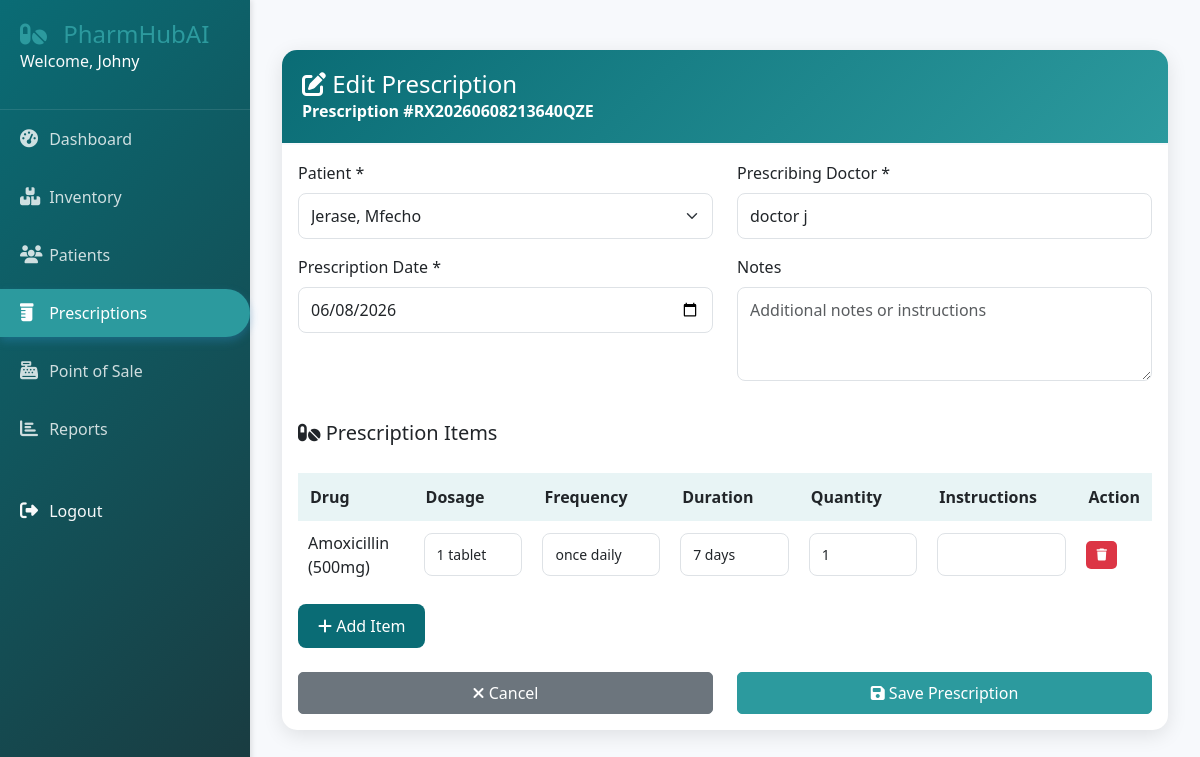
The page /prescriptions/8/edit/ (signed in) on the database its author committed.
### prescriptions/models.py (models this page shows, shortened)
class Prescription(models.Model):
    STATUS_CHOICES = (
        ('pending', 'Pending'),
        ('verified', 'Verified'),
        ('dispensed', 'Dispensed'),
        ('cancelled', 'Cancelled'),
        ('on_hold', 'On Hold'),
    )
    pharmacy = models.ForeignKey('accounts.Pharmacy', on_delete=models.CASCADE, null=True)
    prescription_number = models.CharField(max_length=50, unique=True)
    patient = models.ForeignKey(Patient, on_delete=models.CASCADE, related_name='prescriptions')
    prescribed_by = models.CharField(max_length=200)  # Doctor's name
    prescribed_date = models.DateField()
    pharmacist = models.ForeignKey(User, on_delete=models.SET_NULL, null=True, related_name='processed_prescriptions')
    status = models.CharField(max_length=20, choices=STATUS_CHOICES, default='pending')
    notes = models.TextField(blank=True)
    created_at = models.DateTimeField(auto_now_add=True)
    updated_at = models.DateTimeField(auto_now=True)
    class Meta:
        ordering = ['-created_at']

class PrescriptionItem(models.Model):
    prescription = models.ForeignKey(Prescription, on_delete=models.CASCADE, related_name='items')
    drug = models.ForeignKey(Drug, on_delete=models.CASCADE)
    batch = models.ForeignKey(Batch, on_delete=models.SET_NULL, null=True)
    dosage = models.CharField(max_length=100)  # e.g., "1 tablet"
    frequency = models.CharField(max_length=100)  # e.g., "twice daily"
    duration = models.CharField(max_length=50)  # e.g., "7 days"
    quantity = models.PositiveIntegerField()
    instructions = models.TextField(blank=True)
    substituted = models.BooleanField(default=False)

### inventory/models.py (models this page shows, shortened)
class Drug(models.Model):
    DRUG_FORMS = (
        ('tablet', 'Tablet'),
        ('capsule', 'Capsule'),
        ('liquid', 'Liquid'),
        ('injection', 'Injection'),
        ('cream', 'Cream'),
        ('ointment', 'Ointment'),
        ('inhaler', 'Inhaler'),
    )
    pharmacy = models.ForeignKey('accounts.Pharmacy', on_delete=models.CASCADE, null=True)
    name = models.CharField(max_length=200)
    generic_name = models.CharField(max_length=200)
    rxcui = models.CharField(max_length=20, unique=True, null=True, blank=True)
    form = models.CharField(max_length=20, choices=DRUG_FORMS)
    strength = models.CharField(max_length=50)  # e.g., "500mg"
    manufacturer = models.CharField(max_length=200)
    description = models.TextField(blank=True)
    requires_prescription = models.BooleanField(default=True)
    training_id = models.CharField(max_length=50, blank=True, null=True, help_text="ID from training dataset")
    created_at = models.DateTimeField(auto_now_add=True)
    updated_at = models.DateTimeField(auto_now=True)
    class Meta:
        indexes = [
            models.Index(fields=['name']),
            models.Index(fields=['rxcui']),
        ]

### prescriptions/views.py (the view)
# urls.py: path('<int:pk>/edit/', views.prescription_edit, name='edit'),
@login_required
@technician_required
def prescription_edit(request, pk):
    prescription = get_object_or_404(Prescription, pk=pk)
    if prescription.status not in ['pending', 'on_hold']:
        messages.error(request, 'Cannot edit prescription in current status.')
        return redirect('prescriptions:detail', pk=pk)
    if request.method == 'POST':
        form = PrescriptionForm(request.POST, instance=prescription)
        if form.is_valid():
            form.save()
            messages.success(request, 'Prescription updated successfully.')
            return redirect('prescriptions:detail', pk=pk)
    else:
        form = PrescriptionForm(instance=prescription)
    items = prescription.items.select_related('drug').all()
    context = {
        'form': form,
        'prescription': prescription,
        'items': items,
        'drugs': Drug.objects.all()
    }
    return render(request, 'prescriptions/edit.html', context)

### prescriptions/forms.py (shortened to what this page needs)
class PrescriptionForm(forms.ModelForm):
    class Meta:
        model = Prescription
        fields = ['patient', 'prescribed_by', 'prescribed_date', 'notes']
        widgets = {
            'patient': forms.Select(attrs={
                'class': 'form-select',
                'id': 'patient-select'
            }),
            'prescribed_by': forms.TextInput(attrs={
                'class': 'form-control',
                'placeholder': "Doctor's Name"
            }),
            'prescribed_date': forms.DateInput(attrs={
                'class': 'form-control',
                'type': 'date',
                'max': timezone.now().date().isoformat()
            }),
            'notes': forms.Textarea(attrs={
                'class': 'form-control',
                'rows': 3,
                'placeholder': 'Additional notes or instructions'
            }),
        }

### patients/models.py (called while the page is built)
    def __str__(self):
        return f"{self.last_name}, {self.first_name}"

### templates/prescriptions/edit.html (shortened to what this page needs)
{% extends 'base.html' %}
{% load static %}
{% block content %}
<div class="container prescription-container">
    <div class="card">
        <div class="card-header">
            <h4 class="mb-0"><i class="fas fa-edit"></i> Edit Prescription</h4>
            <p class="mb-0">Prescription #{{ prescription.prescription_number }}</p>
        </div>
        <div class="card-body">
            <form method="post" id="prescriptionForm">
                <div class="row">
                    <div class="col-md-6 mb-3">
                        <label for="patient" class="form-label">Patient *</label>
                        {{ form.patient }}
                    </div>
                    <div class="col-md-6 mb-3">
                        <label for="prescribed_by" class="form-label">Prescribing Doctor *</label>
                        {{ form.prescribed_by }}
                    </div>
                </div>
                <div class="row">
                    <div class="col-md-6 mb-3">
                        <label for="prescribed_date" class="form-label">Prescription Date *</label>
                        {{ form.prescribed_date }}
                    </div>
                    <div class="col-md-6 mb-3">
                        <label for="notes" class="form-label">Notes</label>
                        {{ form.notes }}
                    </div>
                </div>
            </form>
            <h5 class="mt-4"><i class="fas fa-pills"></i> Prescription Items</h5>
            <div class="table-responsive">
                <table class="items-table" id="items-table">
                    <thead>
                        <tr>
                            <th>Drug</th>
                            <th>Dosage</th>
                            <th>Frequency</th>
                            <th>Duration</th>
                            <th>Quantity</th>
                            <th>Instructions</th>
                            <th>Action</th>
                        </thead>
                    <tbody id="items-tbody">
                        {% for item in items %}
                        <tr data-item-id="{{ item.id }}">
                            <td>
                                {{ item.drug.name }} ({{ item.drug.strength }})
                            </td>
                            <td><input type="text" name="dosage[]" value="{{ item.dosage }}" class="form-control form-control-sm" required></td>
                            <td><input type="text" name="frequency[]" value="{{ item.frequency }}" class="form-control form-control-sm" required></td>
                            <td><input type="text" name="duration[]" value="{{ item.duration }}" class="form-control form-control-sm" required></td>
                            <td><input type="number" name="quantity[]" value="{{ item.quantity }}" class="form-control form-control-sm" required min="1"></td>
                            <td><input type="text" name="instructions[]" value="{{ item.instructions }}" class="form-control form-control-sm"></td>
                            <td><button type="button" class="btn-remove-item" onclick="removeItem(this)"><i class="fas fa-trash"></i></button></td>
                        </tr>
                        {% endfor %}
                    </tbody>
                </table>
            </div>
            <button type="button" class="btn-add-item" onclick="showAddItemModal()">
                <i class="fas fa-plus"></i> Add Item
            </button>
            <div class="row mt-4">
                <div class="col-md-6">
                    <a href="{% url 'prescriptions:detail' prescription.id %}" class="btn btn-secondary w-100">
                        <i class="fas fa-times"></i> Cancel
                    </a>
                </div>
                <div class="col-md-6">
                    <button type="button" class="btn btn-primary w-100" onclick="checkAndSave()">
                        <i class="fas fa-save"></i> Save Prescription
                    </button>
                </div>
            </div>
        </div>
    </div>
</div>
{% endblock %}

### templates/base.html (shortened to what this page needs)
<!DOCTYPE html>
<html lang="en">
<head>
    <link href="https://cdn.jsdelivr.net/npm/bootstrap@5.3.0-alpha1/dist/css/bootstrap.min.css" rel="stylesheet">
    <link rel="stylesheet" href="https://cdnjs.cloudflare.com/ajax/libs/font-awesome/6.4.0/css/all.min.css">
    {% load static %}
    <link rel="stylesheet" href="{% static 'css/style.css' %}">
</head>
<body>
    {% if user.is_authenticated %}
    <div class="sidebar">
        <div class="sidebar-header">
            <a style="text-decoration: none; color: #2c9a9e;" href="{%url 'accounts:home'%}"><h3><i class="fas fa-pills"></i> PharmHubAI</h3></a>
            <p class="text-light">Welcome, <a href="{%url 'accounts:home'%} " style="color: white;">{{ user.username }}</a></p>
        </div>
        <ul class="nav flex-column">
            <li class="nav-item">
                <a class="nav-link {% if request.path == '/dashboard' %}active{% endif %}" href="/dashboard/">
                    <i class="fas fa-tachometer-alt"></i> Dashboard
                </a>
            </li>
            <li class="nav-item">
                <a class="nav-link {% if '/inventory' in request.path %}active{% endif %}" href="/inventory/">
                    <i class="fas fa-boxes"></i> Inventory
                </a>
            </li>
            <li class="nav-item">
                <a class="nav-link {% if '/patients' in request.path %}active{% endif %}" href="/patients/">
                    <i class="fas fa-users"></i> Patients
                </a>
            </li>
            <li class="nav-item">
                <a class="nav-link {% if '/prescriptions' in request.path %}active{% endif %}" href="/prescriptions/">
                    <i class="fas fa-prescription-bottle"></i> Prescriptions
                </a>
            </li>
            <li class="nav-item">
                <a class="nav-link {% if '/sales' in request.path %}active{% endif %}" href="/sales/pos/">
                    <i class="fas fa-cash-register"></i> Point of Sale
                </a>
            </li>
            {% if user.profile.role == 'admin' or user.profile.role == 'pharmacist' %}
            <li class="nav-item">
                <a class="nav-link {% if '/reports' in request.path %}active{% endif %}" href="/reports/">
                    <i class="fas fa-chart-bar"></i> Reports
                </a>
            </li>
            {% endif %}
            <li class="nav-item mt-4">
                <a class="nav-link text-light" href="/logout/">
                    <i class="fas fa-sign-out-alt"></i> Logout
                </a>
            </li>
        </ul>
    </div>
    {% endif %}
    <div class="main-content">
        {% block content %}{% endblock %}
    </div>
</body>
</html>

### static/css/style.css (style rules this page uses)
:root { --primary-color: #0a6c75; --secondary-color: #2c9a9e; --success-color: #10b981; --danger-color: #ef4444; --warning-color: #f59e0b; --light-bg: #f7f9fc; --dark-text: #1a3a3f; --sidebar-width: 250px; }
body { font-family: 'Segoe UI', Tahoma, Geneva, Verdana, sans-serif; background-color: var(--light-bg); color: var(--dark-text); overflow-x: hidden; }
.sidebar { position: fixed; left: 0; top: 0; height: 100vh; width: var(--sidebar-width); background: linear-gradient(135deg, var(--primary-color), var(--dark-text)); color: white; padding: 20px 0; box-shadow: 2px 0 5px rgba(0,0,0,0.1); z-index: 1000; }
.sidebar-header { padding: 0 20px 20px; border-bottom: 1px solid rgba(255,255,255,0.1); }
.sidebar-header a { text-decoration: none; }
.sidebar-header h3 { margin: 0; font-size: 24px; font-weight: 300; }
.sidebar-header h3 i { color: var(--secondary-color); margin-right: 10px; }
.sidebar .nav-link { color: rgba(255,255,255,0.8); padding: 12px 20px; margin: 5px 0; transition: all 0.3s; border-radius: 0 30px 30px 0; }
.sidebar .nav-link.active { background-color: var(--secondary-color); color: white; box-shadow: 0 4px 10px rgba(52, 152, 219, 0.3); }
.sidebar .nav-link i { width: 25px; font-size: 18px; }
.main-content { margin-left: var(--sidebar-width); padding: 20px; min-height: 100vh; }
.card { border: none; border-radius: 10px; box-shadow: 0 2px 10px rgba(0,0,0,0.05); transition: transform 0.3s, box-shadow 0.3s; margin-bottom: 20px; }
.card-header { background-color: white; border-bottom: 2px solid var(--light-bg); padding: 15px 20px; font-weight: 600; }
.btn { border-radius: 5px; padding: 8px 20px; font-weight: 500; transition: all 0.3s; }
.btn-primary { background-color: var(--secondary-color); border-color: var(--secondary-color); }
.form-control, .form-select { border-radius: 5px; border: 1px solid #ddd; padding: 10px; transition: all 0.3s; }

### templates/prescriptions/edit.html (style rules this page uses)
.prescription-container { max-width: 1200px; margin: 30px auto; }
.card { border: none; border-radius: 15px; box-shadow: 0 5px 20px rgba(0,0,0,0.1); margin-bottom: 20px; }
.card-header { background: linear-gradient(135deg, #0a6c75 0%, #2c9a9e 100%); color: white; border-radius: 15px 15px 0 0 !important; padding: 20px; }
.form-control, .form-select { border-radius: 8px; border: 1px solid #dee2e6; padding: 10px 12px; }
.items-table { width: 100%; margin-top: 20px; }
.items-table th { background: #e8f4f5; padding: 12px; font-weight: 600; }
.items-table td { padding: 10px; vertical-align: middle; }
.btn-add-item { background: #0a6c75; color: white; border: none; border-radius: 8px; padding: 10px 20px; margin-top: 15px; }
.btn-remove-item { background: #dc3545; color: white; border: none; border-radius: 5px; padding: 5px 10px; font-size: 12px; }

### rows shown on the page
Prescription: prescription_number "RX20260608213640QZE", patient "Jerase, Mfecho", prescribed_by "doctor j", prescribed_date "06/08/2026"
PrescriptionItem: drug.name "Amoxicillin", drug.strength "500mg", dosage "1 tablet", frequency "once daily", duration "7 days", quantity "1"

### other values the page prints
{{ user.username }} "Johny"
